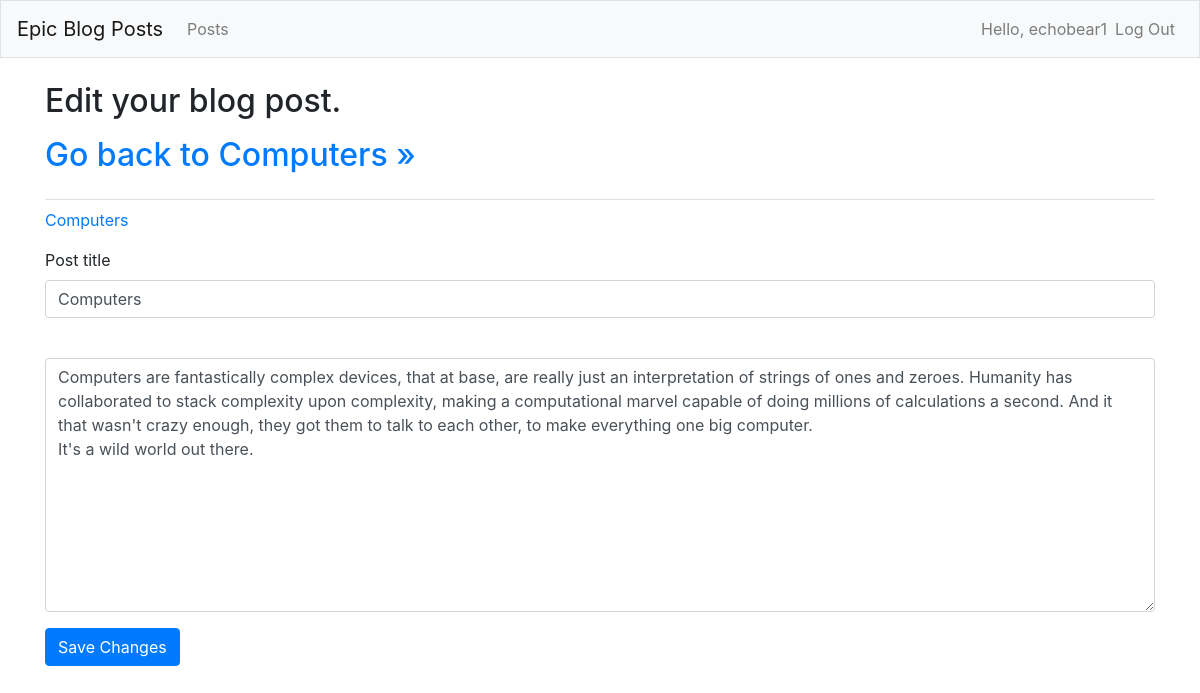
/edit_blog_post/4/ (signed in), run on the app's committed database.
### brian_blog_posts/models.py (models this page shows)
class BlogPost(models.Model):
	post_title = models.CharField(max_length=200)
	text = models.TextField()
	date_added = models.DateTimeField(auto_now_add=True)
	owner = models.ForeignKey(User, on_delete=models.CASCADE)
	def __str__(self):
		return self.post_title

### brian_blog_posts/views.py (the view)
# urls.py: path('edit_blog_post/<int:blog_post_id>/', views.edit_blog_post, name='edit_blog_post'),
@login_required
def edit_blog_post(request, blog_post_id):
	blog_post = BlogPost.objects.get(id=blog_post_id)
	if blog_post.owner != request.user:
		raise Http404
	if request.method != 'POST':
		form = TopicForm(instance=blog_post)
	else:
		form = TopicForm(instance=blog_post, data=request.POST)
		if form.is_valid():
			form.save()
			return redirect('brian_blog_posts:blog_post', blog_post_id=blog_post.id)
	context = {'blog_post': blog_post, 'form': form}
	return render(request, 'brian_blog_posts/edit_blog_post.html', context)

### brian_blog_posts/forms.py
class TopicForm(forms.ModelForm):
	class Meta:
		model = BlogPost
		fields = ['post_title', 'text']
		labels = {'text': ''}

### brian_blog_posts/templates/brian_blog_posts/edit_blog_post.html (shortened to what this page needs)
{% extends "brian_blog_posts/base.html" %}
{% load bootstrap4 %}
{% block page_header %}
  <h2>Edit your blog post.</h2>
  <p><h2><a href="{% url 'brian_blog_posts:blog_post' blog_post.id %}">
  	Go back to {{ blog_post }} &raquo;</a></h2></p>
{% endblock page_header %}
{% block content %}
  <p><a href="{% url 'brian_blog_posts:blog_post' blog_post.id %}">{{ blog_post }}</a></p>
  <form action="{% url 'brian_blog_posts:edit_blog_post' blog_post.id %}" method='post' class="form">
    {% bootstrap_form form %}
    {% buttons %}
      <button name="submit" class="btn btn-primary">Save Changes</button>
    {% endbuttons %}
  </form>
{% endblock content %}

### brian_blog_posts/templates/brian_blog_posts/base.html (shortened to what this page needs)
{% load bootstrap4 %}
<!doctype html>
<html lang="en">
<head>
  {% bootstrap_css %}
</head>
<body>
  <nav class="navbar navbar-expand-md navbar-light bg-light mb-4 border">
    <a class="navbar-brand" href="{% url 'brian_blog_posts:index'%}">
        Epic Blog Posts</a>
    <div class="collapse navbar-collapse" id="navbarCollapse">
      <ul class="navbar-nav mr-auto">
        <li class="nav-item">
          <a class="nav-link" href="{% url 'brian_blog_posts:blog_posts'%}">
              Posts</a></li>
      </ul>
      <ul class="navbar-nav ml-auto">
        {% if user.is_authenticated %}
          <li class="nav-item">
            <span class="navbar-text">Hello, {{ user.username }} </span>
          </li>
          <li class="nav-item">
            <a class="nav-link" href="{% url 'users:logout' %}">Log Out</a>
          </li>
        {% else %}
          <li class="nav-item">
            <a class="nav-link" href="{% url 'users:register' %}">Register</a>
          </li>
          <li class="nav-item">
            <a class="nav-link" href="{% url 'users:login' %}">Log in</a></li>
        {% endif %}
      </ul>
    </div>
  </nav>
  <main role="main" class="container">
    <div class="pb-2 mb-2 border-bottom">
      {% block page_header %}{% endblock page_header %}
    </div>
    <div>
      {% block content %}{% endblock content %}
    </div>
  </main>
</body>
</html>

### data on the page
BlogPost: post_title "Computers", text "Computers are fantastically complex devices, that at base, are really just an interpretation of strings of ones and zeroes. Humanity has collaborated to stack complexity upon complexity, making a computational marvel capable of doing millions of calculations a second. And it that wasn't crazy enough, they got them to talk to each other, to make everything one big computer. It's a wild world out there."

### other printed values
{{ user.username }} "echobear1"
